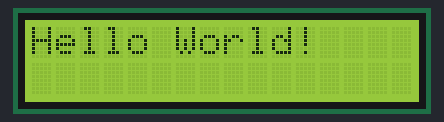
The sketch below on a simulated Arduino Uno, built with avr-gcc and run on an emulated ATmega328P. On the bench: 16×2 character LCD.

Above: at 0.1 s.
At 4.5 s:
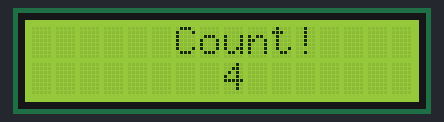
At 9.1 s:
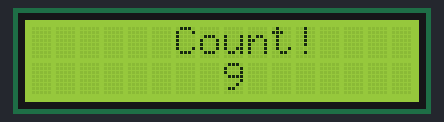
At 13.1 s:
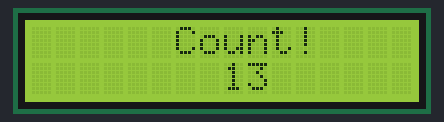
At 22.1 s:
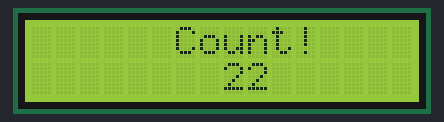
At 39.1 s:
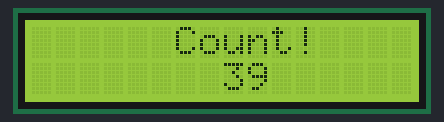

Measured:
- what the display in image 1 shows lasts 0.5 s, from 4.5 s to 5.0 s
- what the display in image 2 shows lasts 1.0 s, from 9.0 s to 10.0 s

The sketch:

lcd_interfacing_with_arduino1.ino
```cpp
//C++ Code
//Author: Piyush Mishra

// include the library code
#include <LiquidCrystal.h>
// initialize the library by associating any needed LCD interface pin
// with the arduino pin number it is connected to
const int rs = 12, en = 11, d4 = 5, d5 = 4, d6 = 3, d7 = 2;
// create an lcd object of type liquid crystal
LiquidCrystal lcd(rs, en, d4, d5, d6, d7);
//Initialize or one time dispplay
void setup() {
  // set up the LCD's number of columns and rows
  lcd.begin(16, 2);

  // Print a message to the LCD.
  lcd.print("Hello World!");
  delay(2000);
  //scroll the content towards the right
  for (int positionCounter = 0; positionCounter < 16; positionCounter++) {
    // scroll one position right:
    lcd.scrollDisplayRight();
    // wait a bit:
    delay(150);
  }
  //clear the screen
  lcd.clear();
  lcd.setCursor(6, 0);
  lcd.print("Count!");
}

void loop() {
    lcd.setCursor(8, 1);
    // print the number of seconds since reset:
    lcd.print(millis() / 1000);
}
```
